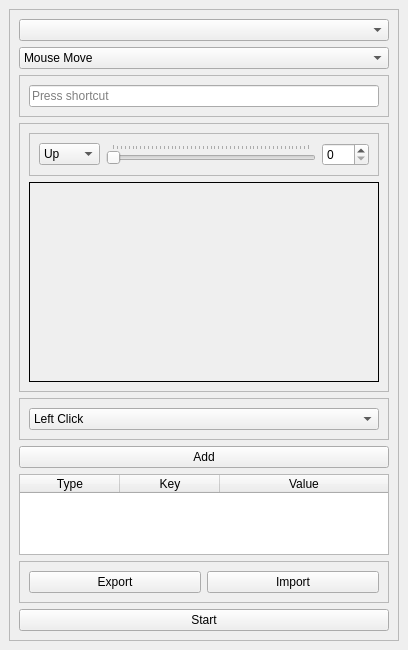
<?xml version="1.0" encoding="UTF-8"?>
<ui version="4.0">
 <class>MainWindow</class>
 <widget class="QMainWindow" name="MainWindow">
  <property name="geometry">
   <rect>
    <x>0</x>
    <y>0</y>
    <width>408</width>
    <height>650</height>
   </rect>
  </property>
  <property name="windowTitle">
   <string>MainWindow</string>
  </property>
  <widget class="QWidget" name="centralwidget">
   <layout class="QVBoxLayout" name="verticalLayout_3">
    <item>
     <widget class="QFrame" name="frame_2">
      <property name="frameShape">
       <enum>QFrame::StyledPanel</enum>
      </property>
      <property name="frameShadow">
       <enum>QFrame::Raised</enum>
      </property>
      <layout class="QVBoxLayout" name="verticalLayout_2">
       <item>
        <widget class="QComboBox" name="NoteComboBox">
         <property name="placeholderText">
          <string>Note to enable shortcut</string>
         </property>
        </widget>
       </item>
       <item>
        <widget class="QComboBox" name="comboBox">
         <property name="placeholderText">
          <string/>
         </property>
         <item>
          <property name="text">
           <string>Mouse Move</string>
          </property>
         </item>
         <item>
          <property name="text">
           <string>Mouse Click</string>
          </property>
         </item>
         <item>
          <property name="text">
           <string>Keyboard</string>
          </property>
         </item>
        </widget>
       </item>
       <item>
        <widget class="QFrame" name="frame_3">
         <property name="frameShape">
          <enum>QFrame::StyledPanel</enum>
         </property>
         <property name="frameShadow">
          <enum>QFrame::Raised</enum>
         </property>
         <layout class="QGridLayout" name="gridLayout">
          <item row="0" column="0">
           <widget class="QKeySequenceEdit" name="keySequence"/>
          </item>
         </layout>
        </widget>
       </item>
       <item>
        <widget class="QFrame" name="frame">
         <property name="frameShape">
          <enum>QFrame::StyledPanel</enum>
         </property>
         <property name="frameShadow">
          <enum>QFrame::Raised</enum>
         </property>
         <layout class="QVBoxLayout" name="verticalLayout">
          <item>
           <widget class="QFrame" name="frame_6">
            <property name="frameShape">
             <enum>QFrame::StyledPanel</enum>
            </property>
            <property name="frameShadow">
             <enum>QFrame::Raised</enum>
            </property>
            <layout class="QHBoxLayout" name="horizontalLayout_3">
             <item>
              <widget class="QComboBox" name="comboBox_2">
               <item>
                <property name="text">
                 <string>Up</string>
                </property>
               </item>
               <item>
                <property name="text">
                 <string>Down</string>
                </property>
               </item>
               <item>
                <property name="text">
                 <string>Left</string>
                </property>
               </item>
               <item>
                <property name="text">
                 <string>Rigth</string>
                </property>
               </item>
              </widget>
             </item>
             <item>
              <widget class="QSlider" name="Slider">
               <property name="maximum">
                <number>500</number>
               </property>
               <property name="orientation">
                <enum>Qt::Horizontal</enum>
               </property>
               <property name="tickPosition">
                <enum>QSlider::TicksAbove</enum>
               </property>
              </widget>
             </item>
             <item>
              <widget class="QSpinBox" name="ValueSlider">
               <property name="correctionMode">
                <enum>QAbstractSpinBox::CorrectToPreviousValue</enum>
               </property>
               <property name="maximum">
                <number>500</number>
               </property>
               <property name="displayIntegerBase">
                <number>10</number>
               </property>
              </widget>
             </item>
            </layout>
           </widget>
          </item>
          <item>
           <widget class="QLabel" name="label">
            <property name="minimumSize">
             <size>
              <width>200</width>
              <height>200</height>
             </size>
            </property>
            <property name="maximumSize">
             <size>
              <width>16777215</width>
              <height>16777215</height>
             </size>
            </property>
            <property name="styleSheet">
             <string notr="true">border-color: rgb(0, 0, 0);
border-width : 1.2px;
border-style:inset;</string>
            </property>
            <property name="text">
             <string/>
            </property>
            <property name="pixmap">
             <pixmap>../../../.designer/backup/1.png</pixmap>
            </property>
           </widget>
          </item>
         </layout>
        </widget>
       </item>
       <item>
        <widget class="QFrame" name="frame_5">
         <property name="frameShape">
          <enum>QFrame::StyledPanel</enum>
         </property>
         <property name="frameShadow">
          <enum>QFrame::Raised</enum>
         </property>
         <layout class="QGridLayout" name="gridLayout_2">
          <item row="0" column="0">
           <widget class="QComboBox" name="comboBox_3">
            <item>
             <property name="text">
              <string>Left Click</string>
             </property>
            </item>
            <item>
             <property name="text">
              <string>Middle Click</string>
             </property>
            </item>
            <item>
             <property name="text">
              <string>Right Click</string>
             </property>
            </item>
           </widget>
          </item>
         </layout>
        </widget>
       </item>
       <item>
        <widget class="QPushButton" name="Add">
         <property name="text">
          <string>Add</string>
         </property>
        </widget>
       </item>
       <item>
        <widget class="QTableWidget" name="table">
         <property name="editTriggers">
          <set>QAbstractItemView::NoEditTriggers</set>
         </property>
         <attribute name="horizontalHeaderStretchLastSection">
          <bool>true</bool>
         </attribute>
         <attribute name="verticalHeaderShowSortIndicator" stdset="0">
          <bool>false</bool>
         </attribute>
         <attribute name="verticalHeaderStretchLastSection">
          <bool>false</bool>
         </attribute>
         <column>
          <property name="text">
           <string>Type</string>
          </property>
         </column>
         <column>
          <property name="text">
           <string>Key</string>
          </property>
         </column>
         <column>
          <property name="text">
           <string>Value</string>
          </property>
         </column>
        </widget>
       </item>
       <item>
        <widget class="QFrame" name="frame_4">
         <property name="frameShape">
          <enum>QFrame::StyledPanel</enum>
         </property>
         <property name="frameShadow">
          <enum>QFrame::Raised</enum>
         </property>
         <layout class="QHBoxLayout" name="horizontalLayout_2">
          <item>
           <widget class="QPushButton" name="Export">
            <property name="text">
             <string>Export</string>
            </property>
           </widget>
          </item>
          <item>
           <widget class="QPushButton" name="Import">
            <property name="text">
             <string>Import</string>
            </property>
           </widget>
          </item>
         </layout>
        </widget>
       </item>
       <item>
        <widget class="QPushButton" name="Start">
         <property name="text">
          <string>Start</string>
         </property>
        </widget>
       </item>
      </layout>
     </widget>
    </item>
   </layout>
  </widget>
 </widget>
 <resources/>
 <connections/>
</ui>
